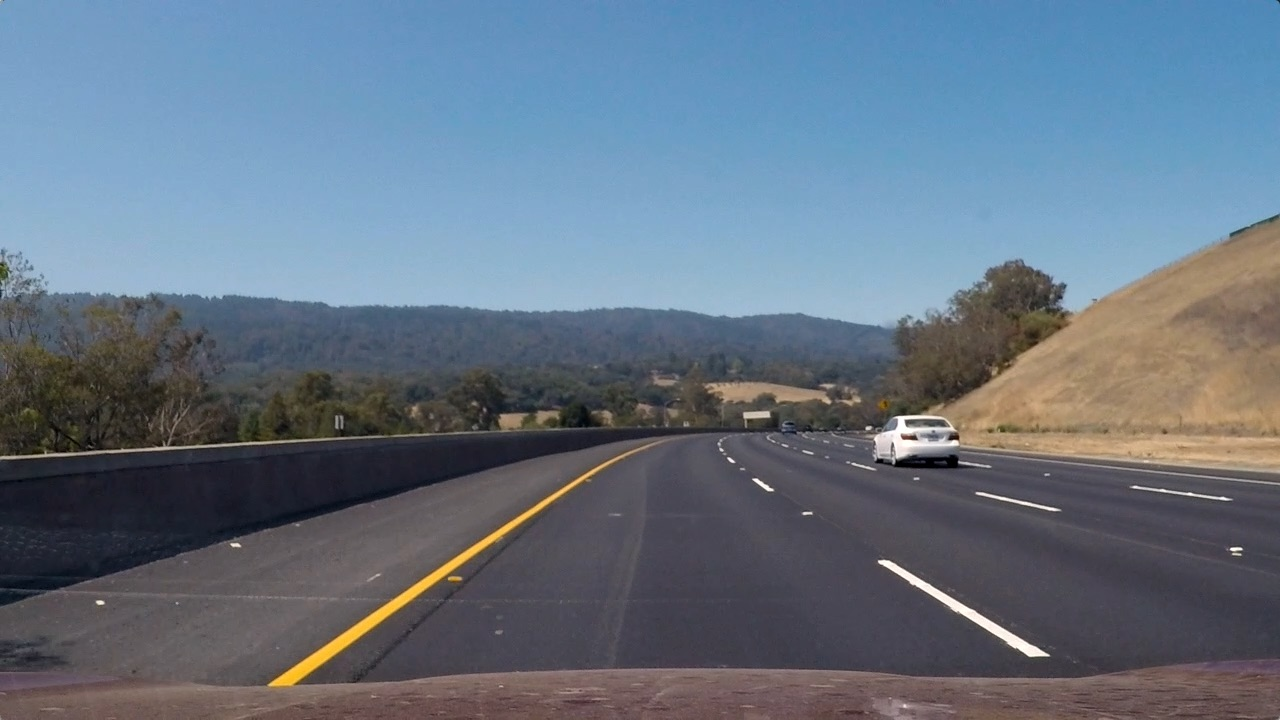
#> input picture test_images/test3.jpg, 1280 x 720 px
$ jupyter execute Distortion_Correction.ipynb
#> lines starting #> are read from the running program, lines starting #| are printed output that depends on the picture
[cell 1]
import pickle
import cv2
import numpy as np
import matplotlib.pyplot as plt
import matplotlib.image as mpimg

# Read in the saved objpoints and imgpoints
dist_pickle = pickle.load( open( "camera_cal/wide_dist_pickle.p", "rb" ) )
#> (reads camera_cal/wide_dist_pickle.p from the repository)
mtx  = dist_pickle["mtx"]
dist = dist_pickle["dist"]

# Read in an image
img = cv2.imread('test_images/test3.jpg')
#> img is the input picture: shape (720, 1280, 3); mean B, G, R 130.7, 115.3, 101.1

def cal_undistort(img, mtx, dist):

    #ret, mtx, dist, rvecs, tvecs = cv2.calibrateCamera(objpoints, imgpoints, (img.shape[0],img.shape[1]), None, None)
    undist = cv2.undistort(img, mtx, dist, None, mtx)
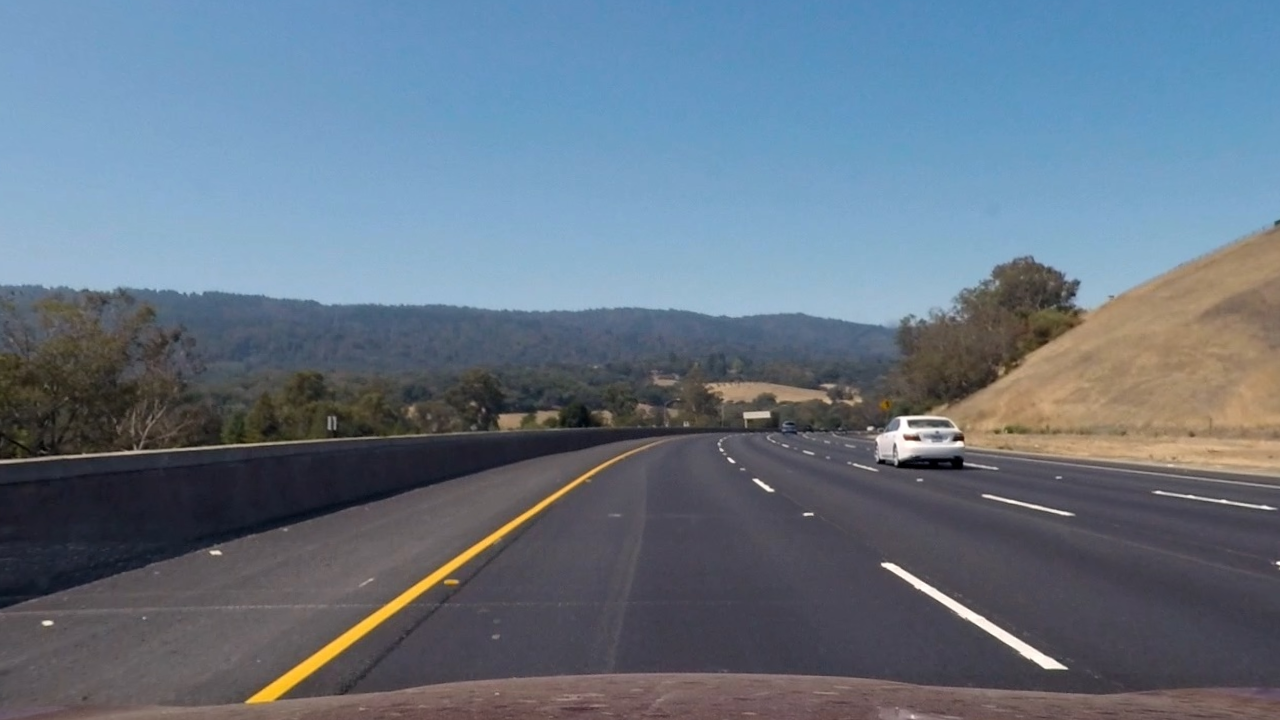
#> undist: shape (720, 1280, 3); mean B, G, R 131.1, 115.9, 101.5

    return undist

undistorted = cal_undistort(img, mtx, dist)

f, (ax1, ax2) = plt.subplots(1, 2, figsize=(24, 9))
f.tight_layout()
ax1.imshow(img)
ax1.set_title('Original Image', fontsize=50)
ax2.imshow(undistorted)
ax2.set_title('Undistorted Image', fontsize=50)
plt.subplots_adjust(left=0., right=1, top=0.9, bottom=0.)
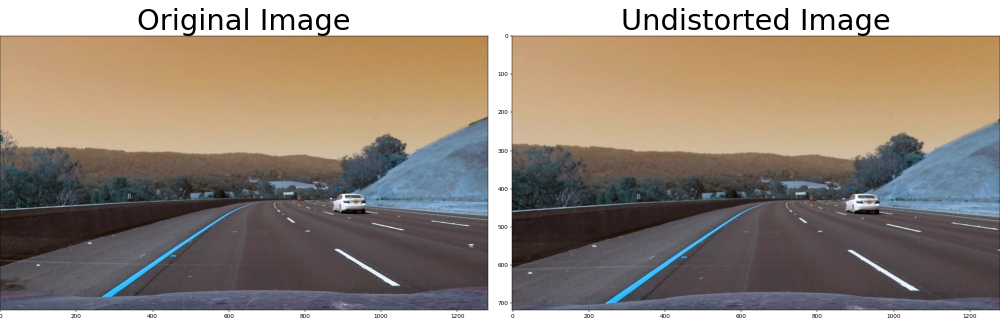
#> figure drawn by matplotlib, 2 panels; B, G, R data is drawn as R, G, B
